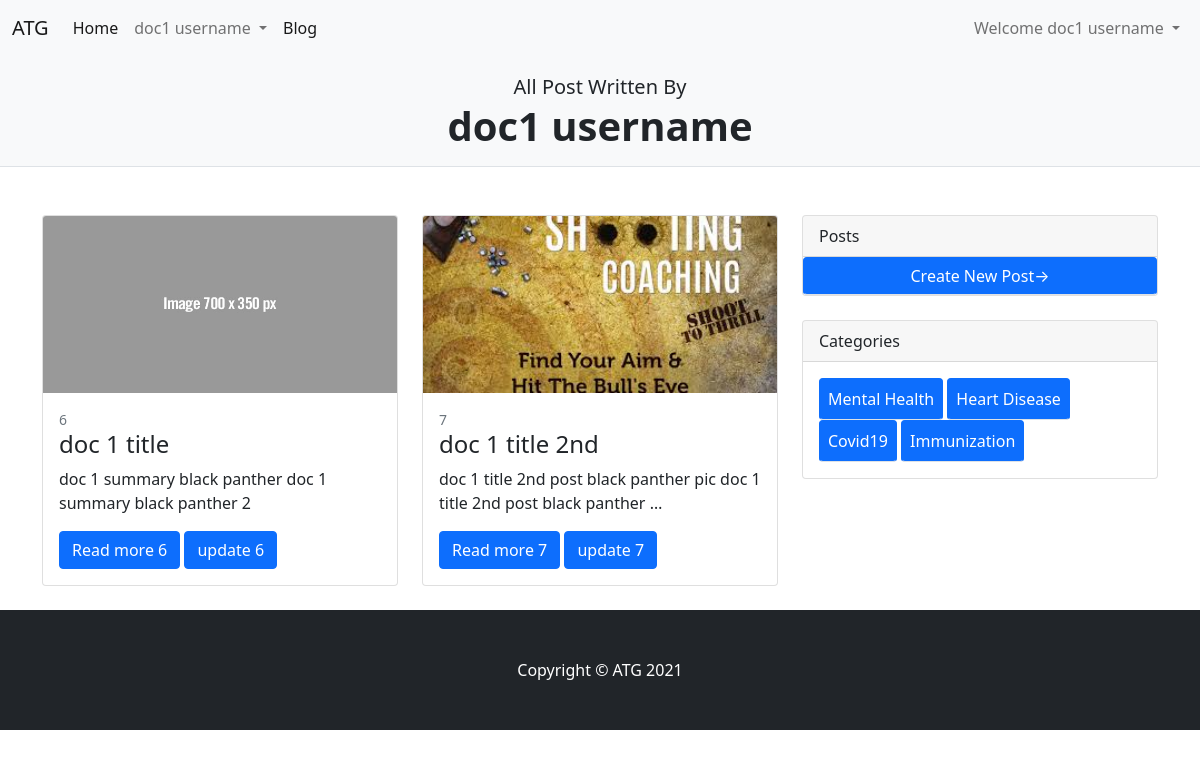
The app's page /mypost (signed in) with its own data.
### store/models.py (models this page shows, shortened)
class Blogpost(models.Model):
    author = models.ForeignKey(Doctor, on_delete=models.CASCADE)
    title = models.CharField(max_length=200)
    image = models.URLField()
    category = models.CharField(max_length=100)
    summary = models.CharField(max_length=1000)
    content = models.CharField(max_length=5000)
    draft = models.BooleanField(default=False)

### store/views.py (the view)
# urls.py: path('mypost',views.mypost,name='mypost'),
@login_required
def mypost(request):
    user = User.objects.get(username=request.user)
    author = Doctor.objects.get(user=user)
    mypost = Blogpost.objects.filter(author=author)
    user_type = request.session['user_type']
    if user_type == "patient":
        user_profile = Patient.objects.get(user=request.user)
        messages.warning(request, "Sorry Patient can't open MY POST")
        return redirect('/bloghome')
    context = {'mypost':mypost}
    return render(request, 'blog/mypost.html',context)

### store/templates/blog/mypost.html
{% extends 'base.html' %} {% load static %} {% block css %}
<link rel="stylesheet" href="static/store/css/blog.css" />
{% endblock css %} {% block content %}
<div>
  <div>
    <header class="py-2 bg-light border-bottom mb-5">
      <div class="container">
        <div class="text-center my-2">
          <p class="lead mb-0">All Post Written By</p>
          <h1 class="fw-bolder">{{user.username}}</h1>
        </div>
      </div>
    </header>
  </div>
  <div class="container">
    <div class="row">
      <div class="col-lg-8">
        <div class="row">
          {% for mh in mypost %}
          <div class="col-lg-6">
            <div class="card mb-4">
              <a href=""
                ><img class="card-img-top" src="{{mh.image}}" alt="..."
              /></a>
              <div class="card-body">
                <div class="small text-muted">{{mh.id}}</div>
                <h2 class="card-title h4">{{mh.title}}</h2>
                <p class="card-text">{{mh.summary|truncatewords:15}}</p>
                <a class="btn btn-primary" href="/postview/{{mh.id}}"
                  >Read more {{mh.id}}</a
                >
                <a class="btn btn-primary" href="/updatepost/{{mh.id}}"
                  >update {{mh.id}}</a
                >
              </div>
            </div>
          </div>
          {% endfor %}
        </div>
      </div>
      <div class="col-lg-4">
        <div class="card mb-4">
          <div class="card-header">Posts</div>
          <a class="btn btn-primary border-bottom" href="{% url 'newpost' %}"
            >Create New Post→</a
          >
        </div>
        <div class="card mb-4">
          <div class="card-header">Categories</div>
          <div class="card-body">
            <div class="row">
              <div class="row-sm-6">
                <li class="list-unstyled mb-0">
                  <a class="btn btn-primary p-2 border-bottom" href="#!"
                    >Mental Health</a
                  >
                  <a class="btn btn-primary p-2 border-bottom" href="#!"
                    >Heart Disease</a
                  >
                  <a class="btn btn-primary p-2 border-bottom" href="#!"
                    >Covid19</a
                  >
                  <a class="btn btn-primary p-2 border-bottom" href="#!"
                    >Immunization</a
                  >
                </li>
              </div>
            </div>
          </div>
        </div>
      </div>
    </div>
  </div>
  <footer class="py-5 bg-dark">
    <div class="container">
      <p class="m-0 text-center text-white">Copyright &copy; ATG 2021</p>
    </div>
  </footer>
</div>
 {% endblock content %}

### store/templates/base.html (shortened to what this page needs)
{% load static %}
<!doctype html>
<html lang="en">
<head>
  <link href="https://cdn.jsdelivr.net/npm/bootstrap@5.1.3/dist/css/bootstrap.min.css" rel="stylesheet"
>
  {% block css %}
  {% endblock css %}
</head>
<body>
  <nav class="navbar navbar-expand-lg navbar-light bg-light">
    <div class="container-fluid">
      <a class="navbar-brand" href="/">ATG</a>
      <div class="collapse navbar-collapse" id="navbarNavDropdown">
        <ul class="navbar-nav me-auto mb-2 mb-lg-0">
          <li class="nav-item">
            <a class="nav-link active" aria-current="page" href="/">Home</a>
          </li>
          {% if user.is_authenticated %}
          <li class="nav-item dropdown">
            <a class="nav-link dropdown-toggle" href="#" id="navbarDropdownMenuLink" role="button"
              data-bs-toggle="dropdown" aria-expanded="false">
              {{request.user}}
            </a>
          <li class="nav-item">
            <a class="nav-link active" aria-current="page" href="{% url 'bloghome' %}">Blog</a>
          </li>
          </li>
          {% endif %}
        </ul>
        {% if user.is_authenticated %}
        <ul class="navbar-nav ml-auto">
          <li class="nav-item dropdown">
            <a class="nav-link dropdown-toggle" href="#" id="navbarDropdown" role="button" data-bs-toggle="dropdown"
              aria-expanded="false">
              Welcome {{request.user}}
            </a>
          </li>
        </ul>
        {% endif %}
      </div>
    </div>
  </nav>
  {% block content %}
  {% endblock content %}
</body>
</html>

### records on screen
Blogpost: shows a picture, id "6", title "doc 1 title", summary "doc 1 summary black panther doc 1 summary black panther 2"
Blogpost: image (picture), id "7", title "doc 1 title 2nd", summary "doc 1 title 2nd post black panther pic doc 1 title 2nd post black panther …"

### other values on screen
{{ request.user }} "doc1 username"
{{ user.username }} "doc1 username"
